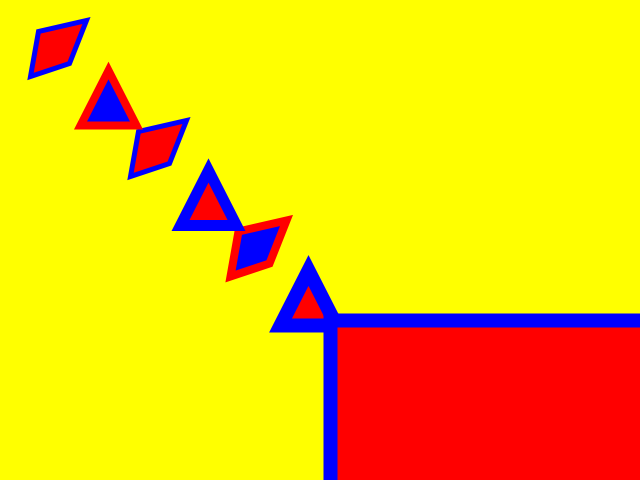
Frame 1 (no input)
Frame 60 (the mouse pressed at the canvas centre just before this capture): identical to frame 1, image omitted
Frame 120 (the mouse held since frame 60 and released just before this capture): identical to frame 1, image omitted

The Processing sketch that drew this single still picture (run headless with seeded random() and noise(); from frame 60 on, the mouse is pressed at the canvas centre):

// Processing sketch: processing_13446
// ── processing_13446.pde

void setup(){
  size(640,480);
}


void draw(){
  background(255,255,0);
  stroke(0,0,255);
  strokeWeight(5);
  fill(255,0,0); 
  quad(38, 31, 86,20,69,63,30,76);
  quad(138, 131, 186, 120, 169, 163, 130, 176);
  stroke(255,0,0);
  strokeWeight(8);
  fill(0,0,255);
  quad(238, 231, 286, 220, 269, 263, 230, 276);
  quad(338, 331, 386, 320, 369, 363, 330, 376);
  triangle(80,125,108,70,136,125);
  stroke(0,0,255);
  strokeWeight(11);
  fill(255,0,0);
  triangle(180,225,208,170,236,225);
  stroke(0,0,255);
  strokeWeight(14);
  fill(255,0,0);
  triangle(280,325,308,270,336,325);
  rect(330,320,355,355);
  fill(0,0,255);
  
  //println("x: " + mouseX + "y" + mouseY);
  
}
